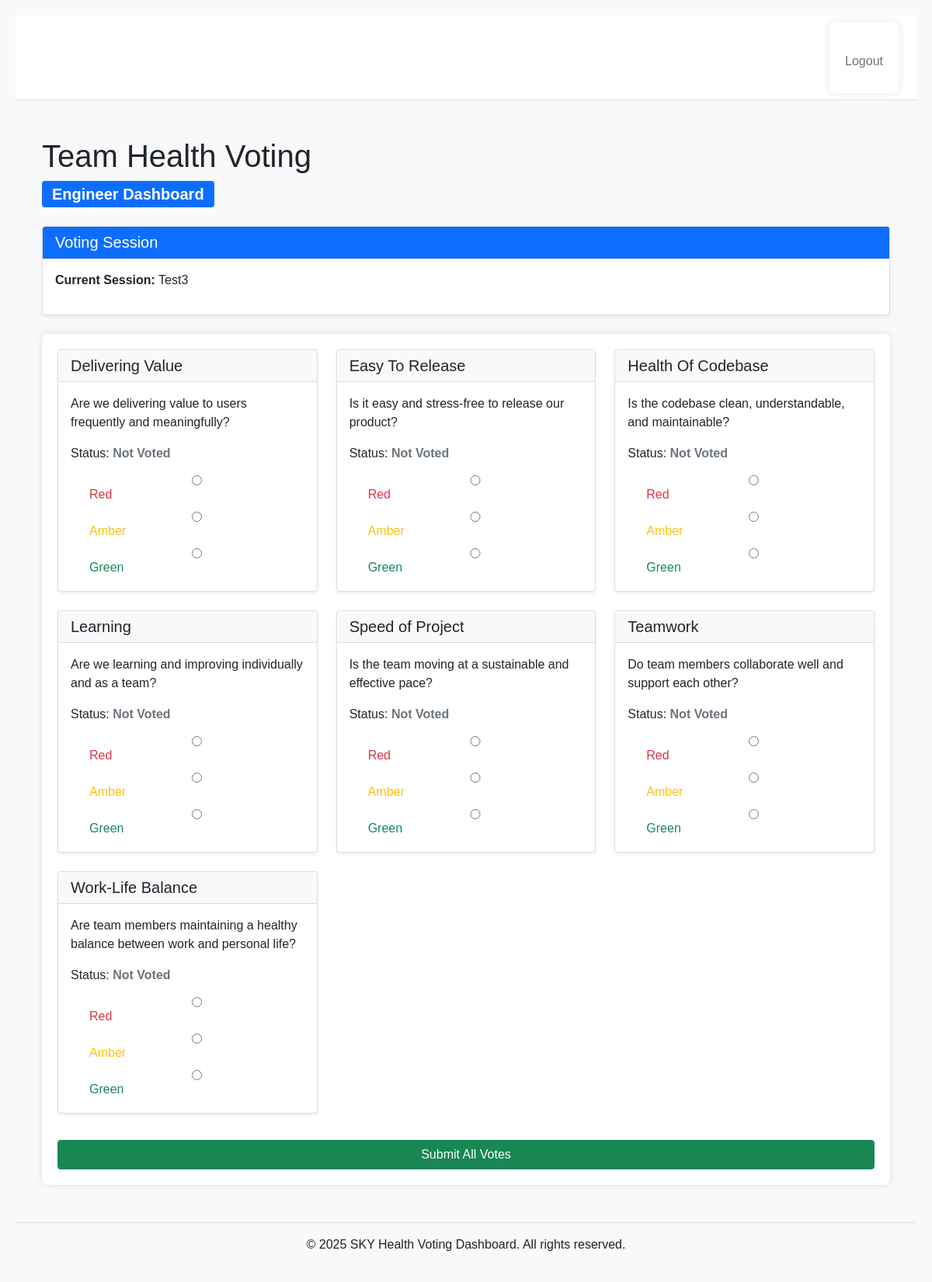
Before: /engineer_dashboard/ (signed in) with the older database file.
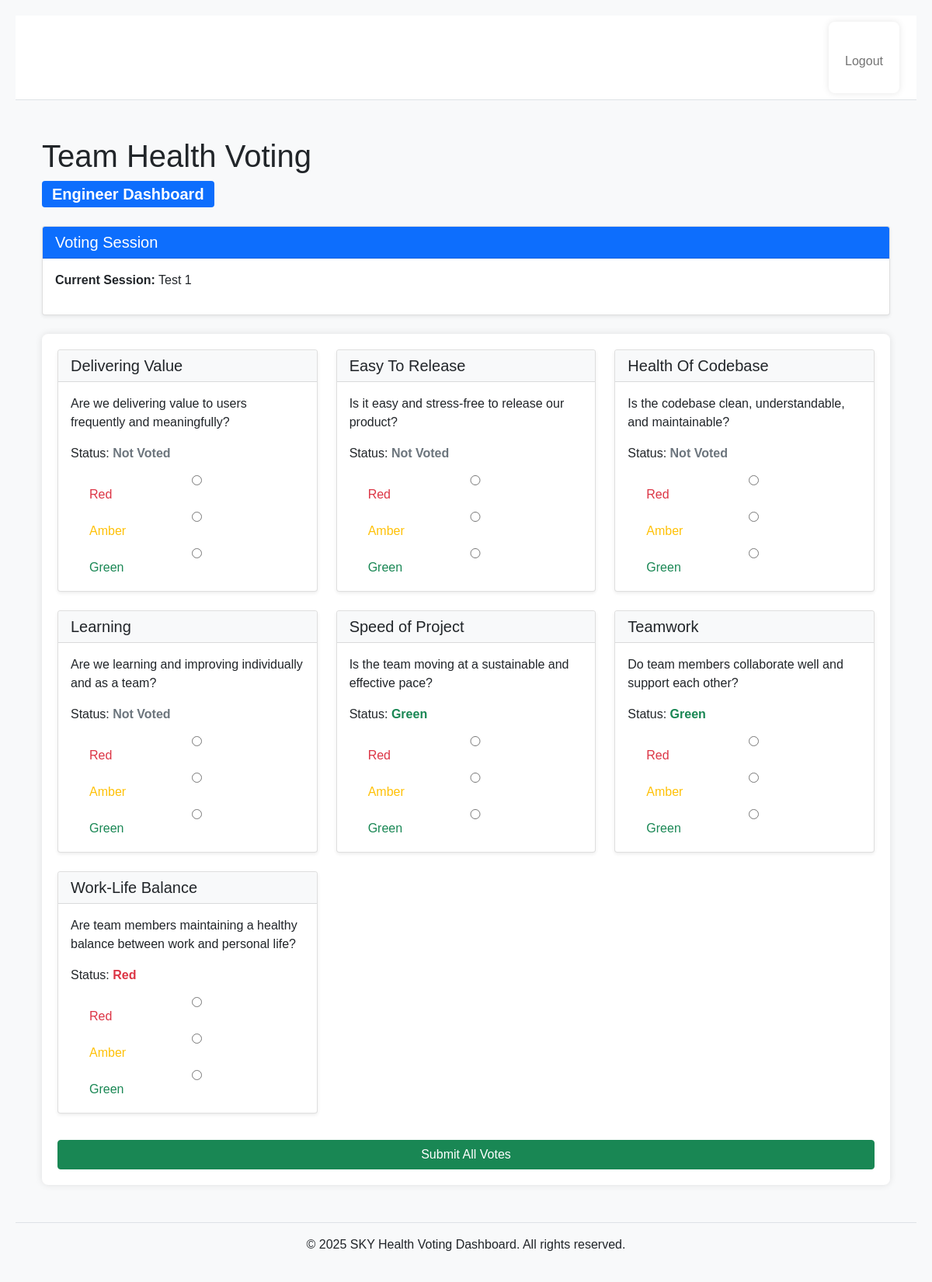
After: the same page with the newer database file.
### app_name/models.py (models this page shows, shortened)
class Session(models.Model):
    name = models.CharField(max_length=100)
    created_by = models.ForeignKey(User, on_delete=models.CASCADE)
    start_time = models.DateTimeField()
    end_time = models.DateTimeField()
    is_active = models.BooleanField(default=False)

class HealthCard(models.Model):
    title = models.CharField(max_length=100)
    description = models.TextField()
    icon_class = models.CharField(max_length=100, default='fas fa-circle')

class Vote(models.Model):
    COLOR_CHOICES = [
        ('red', 'Red'),
        ('amber', 'Amber'),  # ✅ FIXED spelling: “Yello” ➝ “Amber”
        ('green', 'Green'),
    ]
    user = models.ForeignKey(User, on_delete=models.CASCADE)
    session = models.ForeignKey(Session, on_delete=models.CASCADE)
    card = models.ForeignKey(HealthCard, on_delete=models.CASCADE)
    color = models.CharField(
        max_length=10,
        choices=COLOR_CHOICES,
        blank=True,
        null=True
    )
    comment = models.TextField(blank=True, null=True)  # Optional feedback
    class Meta:
        unique_together = ('user', 'session', 'card')

### app_name/views.py (the view)
# urls.py: path('engineer_dashboard/', views.engineer_dashboard, name='engineer_dashboard'),
@login_required
def engineer_dashboard(request):
    user = request.user
    if user.profile.role != 'engineer':
        return redirect('dashboard')
    team = user.profile.team
    sessions = Session.objects.filter(created_by__profile__team=team).order_by('-start_time')
    selected_session = sessions.first()
    show_vote_cards = request.GET.get('vote') == '1'
    cards = HealthCard.objects.all()
    existing_votes = {}
    if selected_session:
        existing_votes_queryset = Vote.objects.filter(session=selected_session, user=user)
        for vote in existing_votes_queryset:
            existing_votes[vote.card.id] = vote.color
    if request.method == 'POST' and selected_session and show_vote_cards:
        form = VoteForm(request.POST, cards=cards)
        if form.is_valid():
            for card in cards:
                color = form.cleaned_data.get(f'card_{card.id}')
                if color:
                    Vote.objects.update_or_create(
                        user=user,
                        session=selected_session,
                        card=card,
                        defaults={'color': color}
                    )
            messages.success(request, 'Votes submitted successfully.')
            return redirect('engineer_dashboard')
    else:
        form = VoteForm(cards=cards)
    context = {
        'user': user,
        'cards': cards,
        'sessions': sessions,
        'selected_session': selected_session,
        'show_vote_cards': show_vote_cards,
        'vote_form': form,
        'existing_votes': existing_votes,
    }
    return render(request, 'health/engineer_dashboard.html', context)

### app_name/forms.py
class VoteForm(forms.Form):
    def __init__(self, *args, **kwargs):
        cards = kwargs.pop('cards', [])
        super().__init__(*args, **kwargs)
        for card in cards:
            self.fields[f'card_{card.id}'] = forms.ChoiceField(
                label=card.title,
                choices=Vote.COLOR_CHOICES,  # ['red', 'amber', 'green']
                widget=forms.RadioSelect,
                required=False  # Optional voting
            )

### app_name/templatetags/voting_extras.py (called while the page is built)
@register.filter
def get_card_field(form, card):
    if not form or not hasattr(form, '__getitem__') or not hasattr(card, 'id'):
        return None
    key = f'card_{card.id}'
    return form[key] if key in form.fields else None

@register.filter
def get_vote_status(existing_votes, card_id):
    return existing_votes.get(card_id)

### Templates/health/engineer_dashboard.html (shortened to what this page needs)
{% extends 'health/main.html' %}
{% load voting_extras %}
{% block content %}
<div class="container mt-4">
    <div class="row mb-4">
        <div class="col">
            <h1>Team Health Voting</h1>
            <span class="badge bg-primary fs-5">
            {% if user.profile.role == 'team_leader' %}Team Leader{% else %}Engineer{% endif %} Dashboard
            </span>
            <div class="card shadow-sm my-4">
                <div class="card-header bg-primary text-white">
                    <h5 class="mb-0">Voting Session</h5>
                </div>
                <div class="card-body">
                    {% if not selected_session %}
                        <div class="alert alert-info mb-0">No active voting session available.</div>
                    {% else %}
                        <p><strong>Current Session:</strong> {{ selected_session.name }}</p>
                    {% endif %}
                </div>
            </div>
            {% if selected_session and vote_form %}
            <form method="post">
                <div class="row row-cols-1 row-cols-md-2 row-cols-lg-3 g-4 mb-4">
                    {% for card in cards %}
                    <div class="col">
                        <div class="card h-100 shadow-sm">
                            <div class="card-header bg-light">
                                <h5 class="mb-0">{{ card.title }}</h5>
                            </div>
                            <div class="card-body">
                                <p>{{ card.description }}</p>
                                {% with status=existing_votes|get_vote_status:card.id %}
                                    {% if status in 'green amber red' %}
                                        <p>Status:
                                            <strong class="
                                                {% if status == 'green' %}text-success
                                                {% elif status == 'amber' %}text-warning
                                                {% elif status == 'red' %}text-danger{% endif %}">
                                                {{ status|capfirst }}
                                            </strong>
                                        </p>
                                    {% else %}
                                        <p>Status: <strong class="text-muted">Not Voted</strong></p>
                                    {% endif %}
                                {% endwith %}
                                {% with field=vote_form|get_card_field:card %}
                                    {% for subwidget in field %}
                                        <div class="form-check">
                                            {{ subwidget.tag }}
                                            <label class="form-check-label
                                                {% if 'green' in subwidget.choice_label|lower %}text-success
                                                {% elif 'amber' in subwidget.choice_label|lower %}text-warning
                                                {% elif 'red' in subwidget.choice_label|lower %}text-danger
                                                {% endif %}"
                                                for="{{ subwidget.id_for_label }}">
                                                {{ subwidget.choice_label }}
                                            </label>
                                        </div>
                                    {% endfor %}
                                {% endwith %}
                            </div>
                        </div>
                    </div>
                    {% endfor %}
                </div>
                <button type="submit" class="btn btn-success">Submit All Votes</button>
            </form>
            {% endif %}
        </div>
    </div>
</div>
{% endblock %}

### Templates/health/main.html (shortened to what this page needs)
{% load static %}
<!DOCTYPE html>
<html lang="en">
<head>
    <link href="https://cdn.jsdelivr.net/npm/bootstrap@5.1.3/dist/css/bootstrap.min.css"  rel="stylesheet">
    <link href="https://cdnjs.cloudflare.com/ajax/libs/font-awesome/6.0.0-beta3/css/all.min.css"  rel="stylesheet">
    <link rel="stylesheet" href="{% static 'css/style.css' %}">
</head>
<body class="d-flex flex-column min-vh-100">
    <nav class="navbar navbar-expand-lg navbar-light bg-white border-bottom">
        <div class="container">
            <div class="collapse navbar-collapse" id="navbarNav">
                <ul class="navbar-nav ms-auto">
                    {% if user.is_authenticated %}
                        <li class="nav-item">
                            <form method="post" action="{% url 'logout' %}">
                                <button type="submit" class="btn btn-link nav-link px-0">Logout</button>
                            </form>
                        </li>
                    {% endif %}
                </ul>
            </div>
        </div>
    </nav>
    <main class="flex-grow-1 container py-4">
        {% block content %}
        {% endblock %}
    </main>
    <footer class="bg-light py-3 border-top text-center mt-auto">
        <div class="container">
            &copy; {% now "Y" %} SKY Health Voting Dashboard. All rights reserved.
        </div>
    </footer>
</body>
</html>

### app_name/static/app_name/style.css (style rules this page uses)
body { font-family: Arial, sans-serif; background-color: #f8f9fa; padding: 20px; }
form { background: white; padding: 20px; border-radius: 8px; box-shadow: 0 0 10px rgba(0,0,0,0.1); }
input, select, button { display: block; width: 100%; margin-top: 10px; padding: 10px; }

Changed rows visible on the page:
no longer on this page (row unchanged): Session: name "Test3"
added Session: name "Test 1"
shown differently, row unchanged: HealthCard "Speed of Project": no longer shows "Not Voted"
added Vote: color "Green"
shown differently, row unchanged: HealthCard "Teamwork": no longer shows "Not Voted"
added Vote: color "Green"
shown differently, row unchanged: HealthCard "Work-Life Balance": no longer shows "Not Voted"
added Vote: color "Red"
